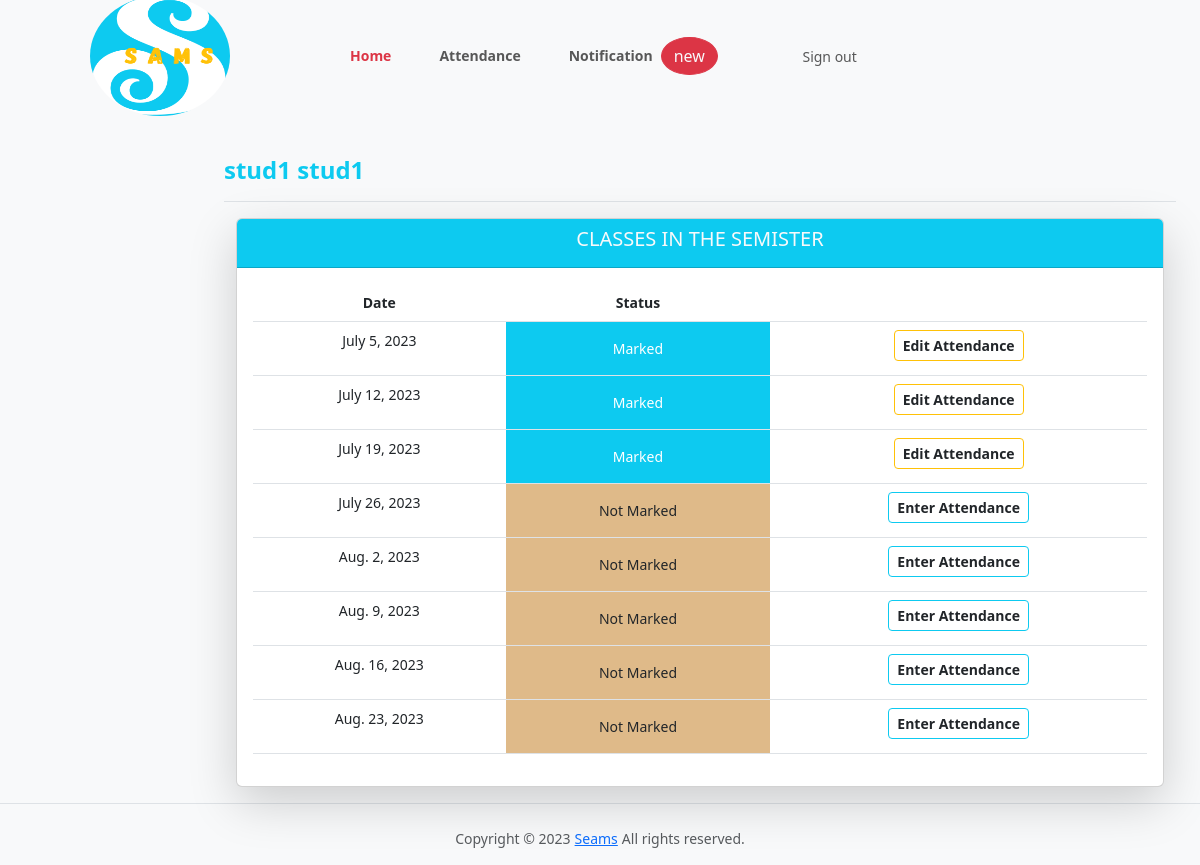
/teacher/1/ClassDates/ (signed in), run on the app's committed database.
### samsApp/models.py (models this page shows, shortened)
class User(AbstractBaseUser, PermissionsMixin):
    email = models.EmailField(unique=True)
    first_name = models.CharField(max_length=30)
    last_name = models.CharField(max_length=30)
    is_active = models.BooleanField(default=True)
    is_teacher = models.BooleanField(default=False)
    is_student = models.BooleanField(default=False)
    is_admin = models.BooleanField(default=False)
    approved = models.BooleanField(_('Approved'), default = False)
    is_staff = models.BooleanField(default=False)
    is_superuser = models.BooleanField(default=False)
    objects = UserManager()
    USERNAME_FIELD = 'email'
    REQUIRED_FIELDS = ['first_name', 'last_name']

class AttendanceClass(models.Model):
    assign = models.ForeignKey(Assign, on_delete=models.CASCADE)
    date = models.DateField()
    status = models.IntegerField(default=0)
    class Meta:
        verbose_name = 'Attendance'
        verbose_name_plural = 'Attendance'

### samsApp/views.py (the view)
# urls.py: path('teacher/<int:assign_id>/ClassDates/', views.t_class_date, name='t_class_date_url'),
@login_required()
def t_class_date(request, assign_id):
    now = timezone.now()
    ass = get_object_or_404(Assign, id=assign_id)
    att_list = ass.attendanceclass_set.order_by('date')
    return render(request, 'teacher_class_date.html', {'att_list': att_list})

### samsApp/templates/teacher_class_date.html (shortened to what this page needs)
{% load static %}
{% load avatar_tags %}
{% include "header.html" %}
{% include "teacher_header.html" %}
<div class="container-fluid">
  <div class="row py-3">
    <div class="col d-flex justify-content-end">
    </div>
  <main class="col-md-9 ms-sm-auto col-lg-10 px-md-4">
    <div class=" align-items-center pt-3 pb-2 mb-3 border-bottom">
      <h1 class="h4 fw-bold text-info">{{ request.user.first_name }} {{ request.user.last_name }}</h1>
    </div>
    <div class="container-fluid">
      <div class="row g-5">
          <div class="col-12">
            <div class="card shadow-lg text-center">
              <div class="card-header bg-info">
                <h3 class="h5 text-light text-uppercase">Classes in the Semister</h3>
              </div>
                <div class="card-body">
                  <div class="table-responsive">
                    <table class="table table-hover">
                      <thead>
                        <tr>
                            <th>Date</th>
                            <th>Status</th>
                            <th></th>
                        </tr>
                      </thead>
                      <tbody>
                        {% for a in att_list %}
                        <tr>
                            <td>{{ a.date }}</td>
                            {% if a.status == 0 %}
                                <td class="p-3 mb-2 text-dark" style="background-color: rgb(223, 186, 137);">Not Marked</td>
                                <td>
                                    <a class="btn btn-sm btn-outline-info text-dark fw-bold" href="{% url 't_attendance_url' a.id %}" role="button">Enter Attendance</a>
                                </td>
                            {% elif a.status == 1 %}
                                <td class="p-3 mb-2 bg-info text-white">Marked</td>
                                <td><a class="btn btn-sm btn-outline-warning text-dark fw-bold" href="{% url 'edit_att_url' a.id %}" role="button">Edit Attendance</a> </td>
                            {% else %}
                                <td class="p-3 mb-2 bg-warning text-white">Cancelled</td>
                                <td><a class="btn btn-sm btn-outline-info text-dark fw-bold" href="{% url 't_attendance_url' a.id %}" role="button">Enter Attendance</a></td>
                            {% endif %}
                        </tr>
                        {% empty %}
                                <p>student has no courses</p>
                        {% endfor %}
                      </tbody>
                    </table>
                  </div>
                </div>
            </div>
          </div>
      </div>
    </div>
    </main>
</div>
</div>
{% include "footer.html" %}

### samsApp/static/styles.css (style rules this page uses)
body { font-size: .875rem; }

### data on the page
User: user.first_name "stud1", user.last_name "stud1"
AttendanceClass: date "July 5, 2023", status "Marked"
AttendanceClass: date "July 12, 2023", status "Marked"
AttendanceClass: date "July 19, 2023", status "Marked"
AttendanceClass: date "July 26, 2023", status "Not Marked"
AttendanceClass: date "Aug. 2, 2023", status "Not Marked"
AttendanceClass: date "Aug. 9, 2023", status "Not Marked"
AttendanceClass: date "Aug. 16, 2023", status "Not Marked"
AttendanceClass: date "Aug. 23, 2023", status "Not Marked"
